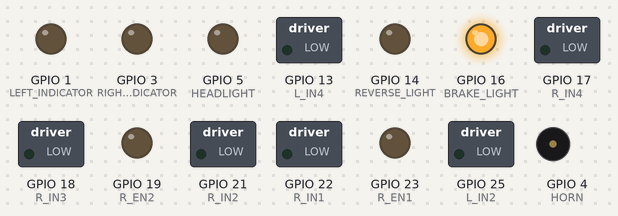
This sketch was run on a simulated ESP32. Parts: switched loads named in the sketch (green lamp = pin HIGH), output pins drawn as LEDs (lit = HIGH), buzzer (waves = sounding, pin HIGH). Nothing arrives over Bluetooth unless stated.

Above: at 0.1 s.
Timing chart, 0 to 1.6 s (numbered marks = the images above):
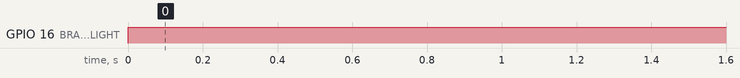

The sketch:

final.ino
```cpp
#include <BluetoothSerial.h>
BluetoothSerial SerialBT;

// ================= MOTOR DRIVER =================
#define L_EN1 32
#define L_IN1 33
#define L_IN2 25

#define L_EN2 26
#define L_IN3 27
#define L_IN4 13

#define R_EN1 23
#define R_IN1 22
#define R_IN2 21

#define R_EN2 19
#define R_IN3 18
#define R_IN4 17

// ================= LIGHTS =================
#define HEADLIGHT 5
#define BRAKE_LIGHT 16
#define LEFT_INDICATOR 1
#define RIGHT_INDICATOR 3
#define HORN 4
#define REVERSE_LIGHT 14

// ================= VARIABLES =================
int valY = 0, valX = 0;
bool headlight = false, horn = false, brakePressed = false;

char inputBuffer[60];
int bufferIndex = 0;

unsigned long lastBlinkTime = 0;
bool blinkState = false;

unsigned long lastCommandTime = 0;   // 🔥 FAILSAFE

// ============================================================
void setup() {

  pinMode(L_IN1, OUTPUT); pinMode(L_IN2, OUTPUT);
  pinMode(L_IN3, OUTPUT); pinMode(L_IN4, OUTPUT);
  pinMode(R_IN1, OUTPUT); pinMode(R_IN2, OUTPUT);
  pinMode(R_IN3, OUTPUT); pinMode(R_IN4, OUTPUT);

  pinMode(HEADLIGHT, OUTPUT);
  pinMode(BRAKE_LIGHT, OUTPUT);
  pinMode(LEFT_INDICATOR, OUTPUT);
  pinMode(RIGHT_INDICATOR, OUTPUT);
  pinMode(HORN, OUTPUT);
  pinMode(REVERSE_LIGHT, OUTPUT);

  ledcAttach(L_EN1, 1000, 8);
  ledcAttach(L_EN2, 1000, 8);
  ledcAttach(R_EN1, 1000, 8);
  ledcAttach(R_EN2, 1000, 8);

  stopAllMotors();
  allLightsOff();

  SerialBT.begin("XCar");
}

// ============================================================
void loop() {

  // ===== READ BLUETOOTH =====
  while (SerialBT.available()) {
    char c = SerialBT.read();

    if (c == '\n') {
      inputBuffer[bufferIndex] = '\0';
      if (bufferIndex > 0) parsePacket();
      bufferIndex = 0;
    } else if (bufferIndex < 59) {
      inputBuffer[bufferIndex++] = c;
    }
  }

  // ===== FAILSAFE =====
  if (millis() - lastCommandTime > 600) {
    stopAllMotors();
    return;
  }

  // ===== MOTOR CONTROL =====
  if (brakePressed) {
    stopAllMotors();
  } else {
    driveMotors(valY, valX);
  }

  digitalWrite(HEADLIGHT, headlight);
  digitalWrite(HORN, horn);

  handleIndicators();

  delay(5);   // 🔥 LOOP STABILITY
}

// ============================================================
void parsePacket() {

  int yVal = 0, xVal = 0, h = 0, hn = 0, b = 0;

  char* ptr;

  ptr = strstr(inputBuffer, "Y:");
  if (ptr) yVal = atoi(ptr + 2);

  ptr = strstr(inputBuffer, "X:");
  if (ptr) xVal = atoi(ptr + 2);

  ptr = strstr(inputBuffer, "HN:");
  if (ptr) hn = atoi(ptr + 3);

  ptr = strstr(inputBuffer, "H:");
  if (ptr) h = atoi(ptr + 2);

  ptr = strstr(inputBuffer, "B:");
  if (ptr) b = atoi(ptr + 2);

  valY = constrain(yVal, -200, 200);   // 🔥 reduced load
  valX = constrain(xVal, -200, 200);

  headlight = (h == 1);
  horn = (hn == 1);
  brakePressed = (b == 1);

  lastCommandTime = millis();   // 🔥 update timer
}

// ============================================================
void driveMotors(int y, int x) {

  int leftSpeed = constrain(y + x, -255, 255);
  int rightSpeed = constrain(y - x, -255, 255);

  // 🔥 SOFT CHANGE (VERY IMPORTANT)
  static int prevLeft = 0;
  static int prevRight = 0;

  if ((prevLeft > 0 && leftSpeed < 0) || (prevLeft < 0 && leftSpeed > 0)) {
    setMotor(L_EN1, L_IN1, L_IN2, 0);
    setMotor(L_EN2, L_IN3, L_IN4, 0);
    delay(50);
  }

  if ((prevRight > 0 && rightSpeed < 0) || (prevRight < 0 && rightSpeed > 0)) {
    setMotor(R_EN1, R_IN1, R_IN2, 0);
    setMotor(R_EN2, R_IN3, R_IN4, 0);
    delay(50);
  }

  setMotor(L_EN1, L_IN1, L_IN2, leftSpeed);
  setMotor(L_EN2, L_IN3, L_IN4, leftSpeed);
  setMotor(R_EN1, R_IN1, R_IN2, rightSpeed);
  setMotor(R_EN2, R_IN3, R_IN4, rightSpeed);

  prevLeft = leftSpeed;
  prevRight = rightSpeed;

  digitalWrite(BRAKE_LIGHT, (y == 0 && x == 0));
  digitalWrite(REVERSE_LIGHT, (y < -10));
}

// ============================================================
void setMotor(int enPin, int in1, int in2, int speed)
{

  // ===== RIGHT SIDE MOTOR REVERSAL =====
  bool reverseMotor = false;

  if (enPin == R_EN1 || enPin == R_EN2) {
    reverseMotor = true;
  }

  // ===== FORWARD =====
  if (speed > 0) {

    ledcWrite(enPin, speed);

    if (!reverseMotor) {
      // LEFT SIDE MOTORS
      digitalWrite(in1, LOW);
      digitalWrite(in2, HIGH);
    }
    else {
      // RIGHT SIDE MOTORS
      digitalWrite(in1, HIGH);
      digitalWrite(in2, LOW);
    }
  }

  // ===== BACKWARD =====
  else if (speed < 0) {

    ledcWrite(enPin, abs(speed));

    if (!reverseMotor) {
      // LEFT SIDE MOTORS
      digitalWrite(in1, HIGH);
      digitalWrite(in2, LOW);
    }
    else {
      // RIGHT SIDE MOTORS
      digitalWrite(in1, LOW);
      digitalWrite(in2, HIGH);
    }
  }

  // ===== STOP =====
  else {

    ledcWrite(enPin, 0);

    digitalWrite(in1, LOW);
    digitalWrite(in2, LOW);
  }
}

// ============================================================
void handleIndicators() {

  if (brakePressed || (valY == 0 && valX == 0)) {
    digitalWrite(LEFT_INDICATOR, LOW);
    digitalWrite(RIGHT_INDICATOR, LOW);
    return;
  }

  if (millis() - lastBlinkTime >= 500) {
    lastBlinkTime = millis();
    blinkState = !blinkState;
  }

  if (valX > 30) {
    digitalWrite(LEFT_INDICATOR, LOW);
    digitalWrite(RIGHT_INDICATOR, blinkState);
  } else if (valX < -30) {
    digitalWrite(RIGHT_INDICATOR, LOW);
    digitalWrite(LEFT_INDICATOR, blinkState);
  } else {
    digitalWrite(LEFT_INDICATOR, LOW);
    digitalWrite(RIGHT_INDICATOR, LOW);
  }
}

// ============================================================
void stopAllMotors() {

  ledcWrite(L_EN1, 0); ledcWrite(L_EN2, 0);
  ledcWrite(R_EN1, 0); ledcWrite(R_EN2, 0);

  digitalWrite(L_IN1, LOW); digitalWrite(L_IN2, LOW);
  digitalWrite(L_IN3, LOW); digitalWrite(L_IN4, LOW);
  digitalWrite(R_IN1, LOW); digitalWrite(R_IN2, LOW);
  digitalWrite(R_IN3, LOW); digitalWrite(R_IN4, LOW);
}

// ============================================================
void allLightsOff() {
  digitalWrite(HEADLIGHT, LOW);
  digitalWrite(BRAKE_LIGHT, LOW);
  digitalWrite(LEFT_INDICATOR, LOW);
  digitalWrite(RIGHT_INDICATOR, LOW);
  digitalWrite(HORN, LOW);
  digitalWrite(REVERSE_LIGHT, LOW);
}
```

Measured:
- by itself, GPIO 16 (BRAKE_LIGHT): LOW → HIGH at 0.00 s
